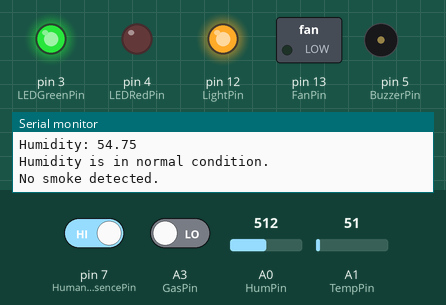
A sketch run on a simulated Arduino Uno, built with avr-gcc and run on an emulated ATmega328P. On the bench: switched loads named in the sketch (green lamp = pin HIGH), output pins drawn as LEDs (lit = HIGH), buzzer (waves = sounding), the last lines printed to the serial monitor. Inputs (shaded band) come from the test bench; at power-on: A3 (GasPin) LOW, A1 (TempPin) = 51, pin 7 (HumanPresencePin) HIGH, A0 (HumPin) = 512.

Above: at 1.2 s.
1.3 s: A3 (GasPin) driven HIGH
At 1.8 s:
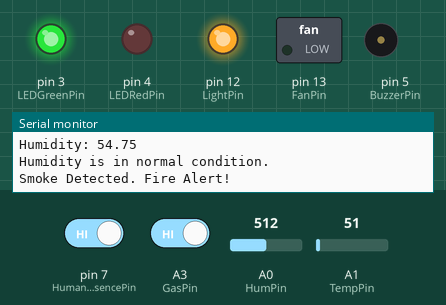
4.3 s: A1 (TempPin) set to 56
At 4.8 s:
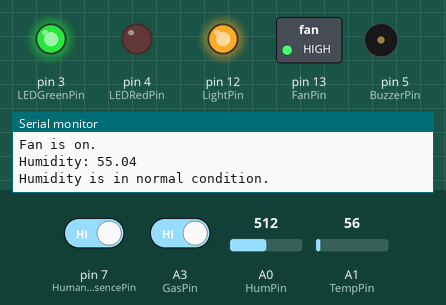
7.3 s: pin 7 (HumanPresencePin) driven LOW
At 8.5 s:
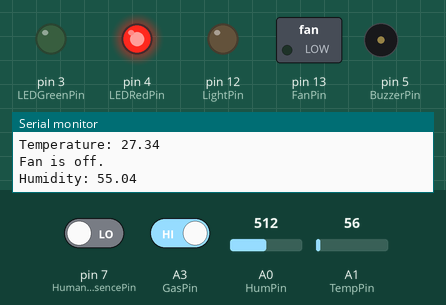
10.3 s: A0 (HumPin) set to 591
13.3 s: A0 (HumPin) set to 622
16.3 s: pin 7 (HumanPresencePin) driven HIGH
At 16.9 s:
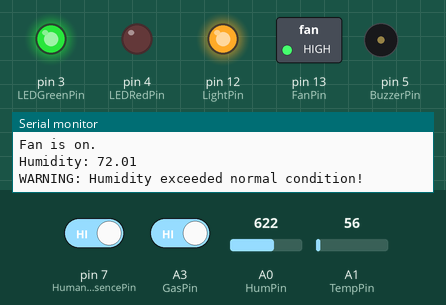
Timing chart, 0 to 20.3 s (numbered marks = the images above; inputs shaded):
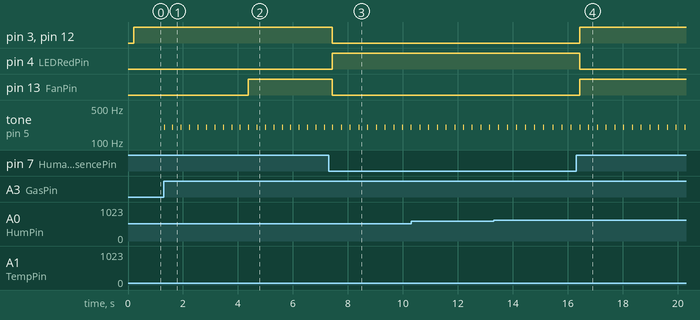

The sketch:

132.ino
```cpp
#define TempPin A1
#define HumPin A0
#define GasPin A3
#define LEDGreenPin 3
#define LEDRedPin 4
#define BuzzerPin 5
#define HumanPresencePin 7
#define LightPin 12
#define FanPin 13

String gasMessage, humanPresenceMessage, lightMessage, fanMessage;
//int light, smoke, pir;
String light, smoke, pir;


void setup() {
  //INPUT
   pinMode(HumanPresencePin, INPUT);
   pinMode(GasPin, INPUT);
   pinMode(TempPin, INPUT);
   pinMode(HumPin, INPUT);

  //OUTPUT
   pinMode(LEDGreenPin, OUTPUT);
   pinMode(LEDRedPin, OUTPUT);
   pinMode(BuzzerPin, OUTPUT);
   pinMode(LightPin, OUTPUT);
   pinMode(FanPin, OUTPUT);

   Serial.begin(9600);

}

void loop(){
    delay(200);

    int humanPresence = digitalRead(HumanPresencePin);
    int gas = digitalRead(GasPin);

    float tempAnalog = analogRead(TempPin);
    float temperature = (tempAnalog/1024.0)*500;
    float humAnalog = analogRead(HumPin);
    float humidity = (((humAnalog/1024.0)-0.1515)/0.00636)/(1.0546-0.00216*temperature);

    if(isnan(humanPresence) || isnan(gas) || isnan(temperature) || isnan (humidity)){
      Serial.println(F("The system could not able to read from sensor"));
       return;
    }

    if (humanPresence == LOW) {
     humanPresenceMessage = "There is no human in room.";
     lightMessage = "Light is off.";
     fanMessage = "Fan is off.";
     //pir=0;
     pir = "No";

     digitalWrite(LEDGreenPin, LOW);
     digitalWrite(LEDRedPin, HIGH );
     digitalWrite(LightPin, LOW);
     digitalWrite(FanPin, LOW);

   }
   else {

      humanPresenceMessage = "Human is present.";
      lightMessage = "Light is on.";
      //pir =1;
       pir = "Yes";

      digitalWrite(LEDGreenPin, HIGH);
      digitalWrite(LEDRedPin, LOW);
      digitalWrite(LightPin, HIGH);

      if (temperature >= 25){
        fanMessage = "Fan is on.";
        digitalWrite(FanPin, HIGH);
      }
      else {
          fanMessage = "Fan is Off.";
          digitalWrite(FanPin, LOW);
      }

   }

   if (gas == HIGH) {
     gasMessage = "Smoke Detected. Fire Alert!";
     //smoke = 1;
     smoke = "Yes";


     tone(BuzzerPin, 200);
     delay(20);
     noTone(BuzzerPin);
   }
   else{
     gasMessage  = "No smoke detected.";
     //smoke = 0;
     smoke = "No";
   }

  Serial.println(humanPresenceMessage);
  Serial.println(lightMessage);
  Serial.println("Temperature: "+String(temperature));
  Serial.println(fanMessage);
  Serial.println("Humidity: "+String(humidity));


  if (humidity >70)
     Serial.println("WARNING: Humidity exceeded normal condition!");
  else
     Serial.println("Humidity is in normal condition.");

 Serial.println(gasMessage);

// Serial.println(temperature);
 //Serial.println(smoke);
 //Serial.println(humidity);
 //Serial.println(pir);

  Serial.println();
}
```

Measured:
- the behaviour switches between 51 and 52 on A1 (TempPin) (found by bisection; images 1 and 2)
- after the input at 1.3 s, tone on pin 5 (BuzzerPin): alternates 200 Hz for 0.02 s and silent for 0.29 s, starting at once
- after the input at 4.3 s, pin 13 (FanPin): LOW → HIGH after 0.08 s
- after the input at 7.3 s, pin 3 (LEDGreenPin), pin 12 (LightPin), pin 13 (FanPin): HIGH → LOW after 0.14 s; pin 4 (LEDRedPin): LOW → HIGH after 0.14 s
- after the input at 16.3 s, pin 3 (LEDGreenPin), pin 12 (LightPin), pin 13 (FanPin): LOW → HIGH after 0.13 s; pin 4 (LEDRedPin): HIGH → LOW after 0.13 s
